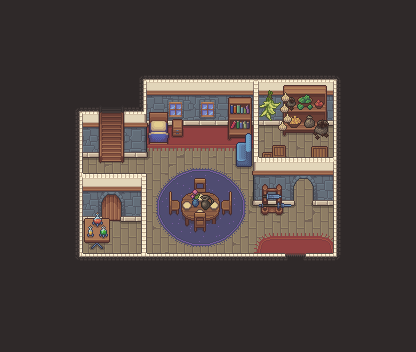

Rendered tile map (Tiled .tmx) drawn with the repository's tilesets; below, a short description and the map source with its tile grids summarised:
An orthogonal 26x22 tile map with 16x16 px tiles, 8 tile layers (ground, ground_rugs, dressing_boxes, dressing_walls, ...), 3 tilesets and 55 objects (7x spawn).

<map version="1.10" tiledversion="1.10.2" orientation="orthogonal" renderorder="right-down" width="26" height="22" tilewidth="16" tileheight="16" infinite="0" nextlayerid="11" nextobjectid="56">
 <tileset firstgid="1" name="walls_floor" tilewidth="16" tileheight="16" tilecount="176" columns="11">
  <image source="../gfx/tiles/home/walls_floor.png" width="176" height="256" />
 </tileset>
 <tileset firstgid="177" name="interior" tilewidth="16" tileheight="16" tilecount="378" columns="14">
  <image source="../gfx/tiles/home/interior.png" width="224" height="432" />
 </tileset>
 <tileset firstgid="555" name="doors_windows_animation" tilewidth="16" tileheight="16" tilecount="204" columns="17">
  <image source="../gfx/tiles/home/doors_windows_animation.png" width="272" height="192" />
  <tile id="0">
   <animation>
    <frame tileid="0" duration="600" />
    <frame tileid="34" duration="150" />
    <frame tileid="68" duration="150" />
    <frame tileid="102" duration="600" />
    <frame tileid="136" duration="150" />
    <frame tileid="170" duration="150" />
   </animation>
  </tile>
  <tile id="1">
   <animation>
    <frame tileid="1" duration="600" />
    <frame tileid="35" duration="150" />
    <frame tileid="69" duration="150" />
    <frame tileid="103" duration="600" />
    <frame tileid="137" duration="150" />
    <frame tileid="171" duration="150" />
   </animation>
  </tile>
  <tile id="2">
   <animation>
    <frame tileid="2" duration="600" />
    <frame tileid="36" duration="150" />
    <frame tileid="70" duration="150" />
    <frame tileid="104" duration="600" />
    <frame tileid="138" duration="150" />
    <frame tileid="172" duration="150" />
   </animation>
  </tile>
  <tile id="3">
   <animation>
    <frame tileid="3" duration="600" />
    <frame tileid="37" duration="150" />
    <frame tileid="71" duration="150" />
    <frame tileid="105" duration="600" />
    <frame tileid="139" duration="150" />
    <frame tileid="173" duration="150" />
   </animation>
  </tile>
  <tile id="4">
   <animation>
    <frame tileid="4" duration="600" />
    <frame tileid="38" duration="150" />
    <frame tileid="72" duration="150" />
    <frame tileid="106" duration="600" />
    <frame tileid="140" duration="150" />
    <frame tileid="174" duration="150" />
   </animation>
  </tile>
  <tile id="5">
   <animation>
    <frame tileid="5" duration="600" />
    <frame tileid="39" duration="150" />
    <frame tileid="73" duration="150" />
    <frame tileid="107" duration="600" />
    <frame tileid="141" duration="150" />
    <frame tileid="175" duration="150" />
   </animation>
  </tile>
  <tile id="6">
   <animation>
    <frame tileid="6" duration="600" />
    <frame tileid="40" duration="150" />
    <frame tileid="74" duration="150" />
    <frame tileid="108" duration="600" />
    <frame tileid="142" duration="150" />
    <frame tileid="176" duration="150" />
   </animation>
  </tile>
  <tile id="7">
   <animation>
    <frame tileid="7" duration="600" />
    <frame tileid="41" duration="150" />
    <frame tileid="75" duration="150" />
    <frame tileid="109" duration="600" />
    <frame tileid="143" duration="150" />
    <frame tileid="177" duration="150" />
   </animation>
  </tile>
  <tile id="8">
   <animation>
    <frame tileid="8" duration="600" />
    <frame tileid="42" duration="150" />
    <frame tileid="76" duration="150" />
    <frame tileid="110" duration="600" />
    <frame tileid="144" duration="150" />
    <frame tileid="178" duration="150" />
   </animation>
  </tile>
  <tile id="9">
   <animation>
    <frame tileid="9" duration="600" />
    <frame tileid="43" duration="150" />
    <frame tileid="77" duration="150" />
    <frame tileid="111" duration="600" />
    <frame tileid="145" duration="150" />
    <frame tileid="179" duration="150" />
   </animation>
  </tile>
  <tile id="10">
   <animation>
    <frame tileid="10" duration="600" />
    <frame tileid="44" duration="150" />
    <frame tileid="78" duration="150" />
    <frame tileid="112" duration="600" />
    <frame tileid="146" duration="150" />
    <frame tileid="180" duration="150" />
   </animation>
  </tile>
  <tile id="11">
   <animation>
    <frame tileid="11" duration="600" />
    <frame tileid="45" duration="150" />
    <frame tileid="79" duration="150" />
    <frame tileid="113" duration="600" />
    <frame tileid="147" duration="150" />
    <frame tileid="181" duration="150" />
   </animation>
  </tile>
  <tile id="12">
   <animation>
    <frame tileid="12" duration="600" />
    <frame tileid="46" duration="150" />
    <frame tileid="80" duration="150" />
    <frame tileid="114" duration="600" />
    <frame tileid="148" duration="150" />
    <frame tileid="182" duration="150" />
   </animation>
  </tile>
  <tile id="13">
   <animation>
    <frame tileid="13" duration="600" />
    <frame tileid="47" duration="150" />
    <frame tileid="81" duration="150" />
    <frame tileid="115" duration="600" />
    <frame tileid="149" duration="150" />
    <frame tileid="183" duration="150" />
   </animation>
  </tile>
  <tile id="14">
   <animation>
    <frame tileid="14" duration="600" />
    <frame tileid="48" duration="150" />
    <frame tileid="82" duration="150" />
    <frame tileid="116" duration="600" />
    <frame tileid="150" duration="150" />
    <frame tileid="184" duration="150" />
   </animation>
  </tile>
  <tile id="15">
   <animation>
    <frame tileid="15" duration="600" />
    <frame tileid="49" duration="150" />
    <frame tileid="83" duration="150" />
    <frame tileid="117" duration="600" />
    <frame tileid="151" duration="150" />
    <frame tileid="185" duration="150" />
   </animation>
  </tile>
  <tile id="16">
   <animation>
    <frame tileid="16" duration="600" />
    <frame tileid="50" duration="150" />
    <frame tileid="84" duration="150" />
    <frame tileid="118" duration="600" />
    <frame tileid="152" duration="150" />
    <frame tileid="186" duration="150" />
   </animation>
  </tile>
  <tile id="17">
   <animation>
    <frame tileid="17" duration="600" />
    <frame tileid="51" duration="150" />
    <frame tileid="85" duration="150" />
    <frame tileid="119" duration="600" />
    <frame tileid="153" duration="150" />
    <frame tileid="187" duration="150" />
   </animation>
  </tile>
  <tile id="18">
   <animation>
    <frame tileid="18" duration="600" />
    <frame tileid="52" duration="150" />
    <frame tileid="86" duration="150" />
    <frame tileid="120" duration="600" />
    <frame tileid="154" duration="150" />
    <frame tileid="188" duration="150" />
   </animation>
  </tile>
  <tile id="19">
   <animation>
    <frame tileid="19" duration="600" />
    <frame tileid="53" duration="150" />
    <frame tileid="87" duration="150" />
    <frame tileid="121" duration="600" />
    <frame tileid="155" duration="150" />
    <frame tileid="189" duration="150" />
   </animation>
  </tile>
  <tile id="20">
   <animation>
    <frame tileid="20" duration="600" />
    <frame tileid="54" duration="150" />
    <frame tileid="88" duration="150" />
    <frame tileid="122" duration="600" />
    <frame tileid="156" duration="150" />
    <frame tileid="190" duration="150" />
   </animation>
  </tile>
  <tile id="21">
   <animation>
    <frame tileid="21" duration="600" />
    <frame tileid="55" duration="150" />
    <frame tileid="89" duration="150" />
    <frame tileid="123" duration="600" />
    <frame tileid="157" duration="150" />
    <frame tileid="191" duration="150" />
   </animation>
  </tile>
  <tile id="22">
   <animation>
    <frame tileid="22" duration="600" />
    <frame tileid="56" duration="150" />
    <frame tileid="90" duration="150" />
    <frame tileid="124" duration="600" />
    <frame tileid="158" duration="150" />
    <frame tileid="192" duration="150" />
   </animation>
  </tile>
  <tile id="23">
   <animation>
    <frame tileid="23" duration="600" />
    <frame tileid="57" duration="150" />
    <frame tileid="91" duration="150" />
    <frame tileid="125" duration="600" />
    <frame tileid="159" duration="150" />
    <frame tileid="193" duration="150" />
   </animation>
  </tile>
  <tile id="24">
   <animation>
    <frame tileid="24" duration="600" />
    <frame tileid="58" duration="150" />
    <frame tileid="92" duration="150" />
    <frame tileid="126" duration="600" />
    <frame tileid="160" duration="150" />
    <frame tileid="194" duration="150" />
   </animation>
  </tile>
  <tile id="25">
   <animation>
    <frame tileid="25" duration="600" />
    <frame tileid="59" duration="150" />
    <frame tileid="93" duration="150" />
    <frame tileid="127" duration="600" />
    <frame tileid="161" duration="150" />
    <frame tileid="195" duration="150" />
   </animation>
  </tile>
  <tile id="26">
   <animation>
    <frame tileid="26" duration="600" />
    <frame tileid="60" duration="150" />
    <frame tileid="94" duration="150" />
    <frame tileid="128" duration="600" />
    <frame tileid="162" duration="150" />
    <frame tileid="196" duration="150" />
   </animation>
  </tile>
  <tile id="27">
   <animation>
    <frame tileid="27" duration="600" />
    <frame tileid="61" duration="150" />
    <frame tileid="95" duration="150" />
    <frame tileid="129" duration="600" />
    <frame tileid="163" duration="150" />
    <frame tileid="197" duration="150" />
   </animation>
  </tile>
  <tile id="28">
   <animation>
    <frame tileid="28" duration="600" />
    <frame tileid="62" duration="150" />
    <frame tileid="96" duration="150" />
    <frame tileid="130" duration="600" />
    <frame tileid="164" duration="150" />
    <frame tileid="198" duration="150" />
   </animation>
  </tile>
  <tile id="29">
   <animation>
    <frame tileid="29" duration="600" />
    <frame tileid="63" duration="150" />
    <frame tileid="97" duration="150" />
    <frame tileid="131" duration="600" />
    <frame tileid="165" duration="150" />
    <frame tileid="199" duration="150" />
   </animation>
  </tile>
  <tile id="30">
   <animation>
    <frame tileid="30" duration="600" />
    <frame tileid="64" duration="150" />
    <frame tileid="98" duration="150" />
    <frame tileid="132" duration="600" />
    <frame tileid="166" duration="150" />
    <frame tileid="200" duration="150" />
   </animation>
  </tile>
  <tile id="31">
   <animation>
    <frame tileid="31" duration="600" />
    <frame tileid="65" duration="150" />
    <frame tileid="99" duration="150" />
    <frame tileid="133" duration="600" />
    <frame tileid="167" duration="150" />
    <frame tileid="201" duration="150" />
   </animation>
  </tile>
  <tile id="32">
   <animation>
    <frame tileid="32" duration="600" />
    <frame tileid="66" duration="150" />
    <frame tileid="100" duration="150" />
    <frame tileid="134" duration="600" />
    <frame tileid="168" duration="150" />
    <frame tileid="202" duration="150" />
   </animation>
  </tile>
  <tile id="33">
   <animation>
    <frame tileid="33" duration="600" />
    <frame tileid="67" duration="150" />
    <frame tileid="101" duration="150" />
    <frame tileid="135" duration="600" />
    <frame tileid="169" duration="150" />
    <frame tileid="203" duration="150" />
   </animation>
  </tile>
 </tileset>
 <layer id="1" name="ground" width="26" height="22">
  <data>[572 cells, 374 non-empty, 5 distinct tile ids]</data>
 </layer>
 <layer id="2" name="ground_rugs" width="26" height="22">
  <data>[572 cells, 48 non-empty, 13 distinct tile ids]</data>
 </layer>
 <layer id="3" name="dressing_boxes" width="26" height="22">
  <data>[572 cells, 8 non-empty, 8 distinct tile ids]</data>
 </layer>
 <layer id="4" name="dressing_walls" width="26" height="22">
  <data>[572 cells, 522 non-empty, 55 distinct tile ids]</data>
 </layer>
 <layer id="5" name="dressing_windows" width="26" height="22">
  <data>[572 cells, 8 non-empty, 4 distinct tile ids]</data>
 </layer>
 <layer id="6" name="dressing_objects1" width="26" height="22">
  <data>[572 cells, 87 non-empty, 87 distinct tile ids]</data>
 </layer>
 <layer id="7" name="dressing_objects2" width="26" height="22">
  <data>[572 cells, 33 non-empty, 33 distinct tile ids]</data>
 </layer>
 <layer id="8" name="decor" width="26" height="22">
  <data>[572 cells, 0 non-empty, 0 distinct tile ids]</data>
 </layer>
 <objectgroup id="9" name="spawns">
  <object id="1" name="entry" type="spawn" x="296" y="246" />
  <object id="2" name="door" type="spawn" x="296" y="246" />
  <object id="3" name="rug" type="spawn" x="154" y="208" />
  <object id="4" name="bottles_out" type="spawn" x="112" y="158">
   <properties>
    <property name="cross" value="bottles_in" />
    <property name="door" value="1" />
    <property name="prompt" value="prompt.enter_room" />
   </properties>
  </object>
  <object id="5" name="bottles_in" type="spawn" x="124" y="236">
   <properties>
    <property name="cross" value="bottles_out" />
    <property name="door" value="1" />
    <property name="prompt" value="prompt.go_back" />
   </properties>
  </object>
  <object id="6" name="pantry_out" type="spawn" x="304" y="190">
   <properties>
    <property name="cross" value="pantry_in" />
    <property name="prompt" value="prompt.enter_room" />
   </properties>
  </object>
  <object id="7" name="pantry_in" type="spawn" x="298" y="150">
   <properties>
    <property name="cross" value="pantry_out" />
    <property name="prompt" value="prompt.go_back" />
   </properties>
  </object>
 </objectgroup>
 <objectgroup id="10" name="collision" color="#ff3c3c" visible="0">
  <object id="8" x="0" y="0" width="416" height="128" />
  <object id="9" x="0" y="128" width="168" height="16" />
  <object id="10" x="172" y="128" width="12" height="8" />
  <object id="11" x="228" y="128" width="32" height="12" />
  <object id="12" x="280" y="128" width="48" height="4" />
  <object id="13" x="332" y="128" width="84" height="28" />
  <object id="14" x="284" y="132" width="44" height="4" />
  <object id="15" x="176" y="136" width="4" height="4" />
  <object id="16" x="316" y="136" width="4" height="4" />
  <object id="17" x="324" y="136" width="4" height="4" />
  <object id="18" x="236" y="140" width="24" height="12" />
  <object id="19" x="0" y="144" width="96" height="16" />
  <object id="20" x="128" y="144" width="20" height="12" />
  <object id="21" x="272" y="144" width="16" height="8" />
  <object id="22" x="312" y="144" width="16" height="4" />
  <object id="23" x="308" y="148" width="20" height="8" />
  <object id="24" x="236" y="152" width="52" height="4" />
  <object id="25" x="236" y="156" width="180" height="12" />
  <object id="26" x="0" y="160" width="84" height="12" />
  <object id="27" x="252" y="168" width="164" height="12" />
  <object id="28" x="0" y="172" width="148" height="52" />
  <object id="29" x="196" y="176" width="8" height="4" />
  <object id="30" x="192" y="180" width="16" height="12" />
  <object id="31" x="252" y="180" width="44" height="28" />
  <object id="32" x="308" y="180" width="108" height="4" />
  <object id="33" x="312" y="184" width="104" height="24" />
  <object id="34" x="168" y="192" width="4" height="8" />
  <object id="35" x="184" y="192" width="32" height="4" />
  <object id="36" x="228" y="192" width="4" height="8" />
  <object id="37" x="180" y="196" width="40" height="4" />
  <object id="38" x="168" y="200" width="64" height="12" />
  <object id="39" x="260" y="208" width="24" height="8" />
  <object id="40" x="332" y="208" width="84" height="44" />
  <object id="41" x="168" y="212" width="4" height="4" />
  <object id="42" x="176" y="212" width="48" height="4" />
  <object id="43" x="228" y="212" width="4" height="4" />
  <object id="44" x="184" y="216" width="32" height="4" />
  <object id="45" x="184" y="220" width="24" height="4" />
  <object id="46" x="212" y="220" width="4" height="4" />
  <object id="47" x="0" y="224" width="112" height="20" />
  <object id="48" x="140" y="224" width="8" height="28" />
  <object id="49" x="184" y="224" width="4" height="4" />
  <object id="50" x="192" y="224" width="16" height="4" />
  <object id="51" x="192" y="228" width="4" height="4" />
  <object id="52" x="204" y="228" width="4" height="4" />
  <object id="53" x="0" y="244" width="84" height="8" />
  <object id="54" x="92" y="244" width="12" height="4" />
  <object id="55" x="0" y="252" width="416" height="100" />
 </objectgroup>
</map>
